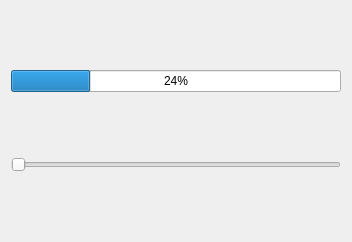
<?xml version="1.0" encoding="UTF-8"?>
<ui version="4.0">
 <class>Widget</class>
 <widget class="QWidget" name="Widget">
  <property name="geometry">
   <rect>
    <x>0</x>
    <y>0</y>
    <width>352</width>
    <height>242</height>
   </rect>
  </property>
  <property name="windowTitle">
   <string>Widget</string>
  </property>
  <layout class="QHBoxLayout" name="horizontalLayout">
   <item>
    <layout class="QVBoxLayout" name="verticalLayout">
     <item>
      <widget class="QProgressBar" name="progressBar">
       <property name="value">
        <number>24</number>
       </property>
      </widget>
     </item>
     <item>
      <widget class="QSlider" name="hSlider">
       <property name="orientation">
        <enum>Qt::Horizontal</enum>
       </property>
      </widget>
     </item>
    </layout>
   </item>
  </layout>
 </widget>
 <resources/>
 <connections/>
</ui>
